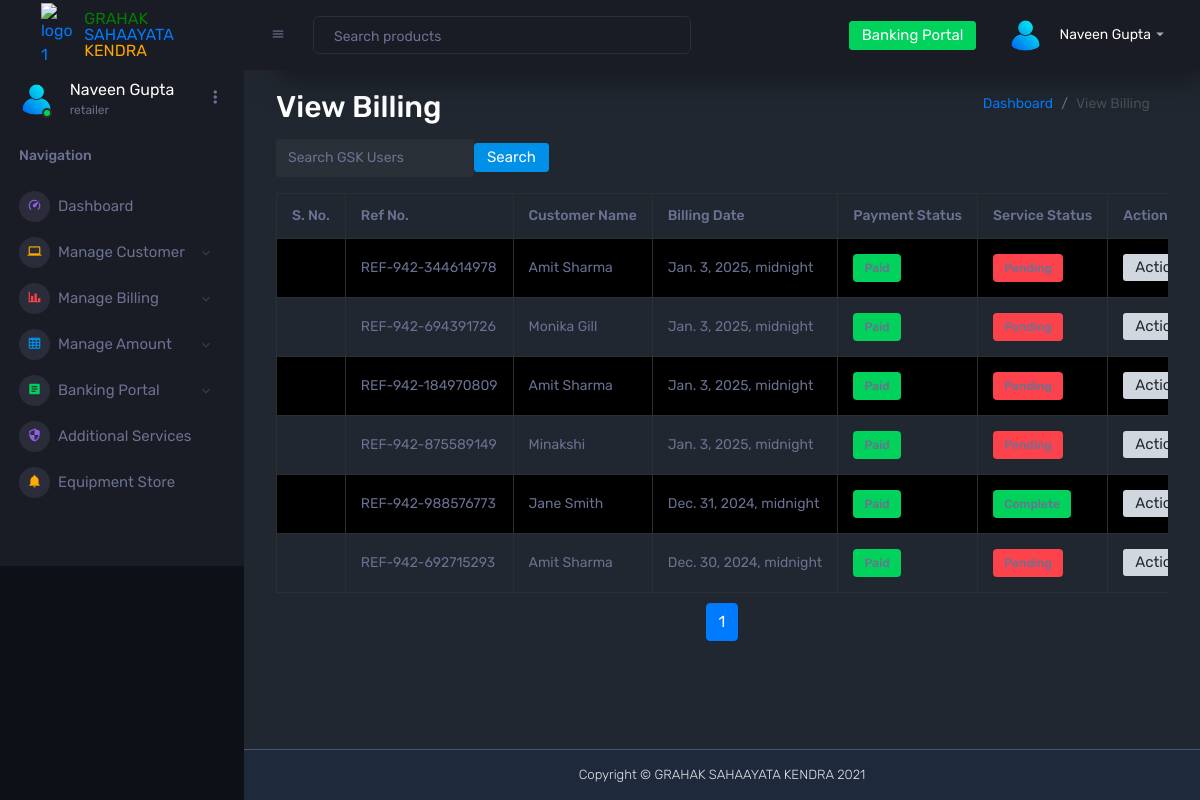
The page /dashboard/view-billing/ (signed in) on the database as committed earlier.
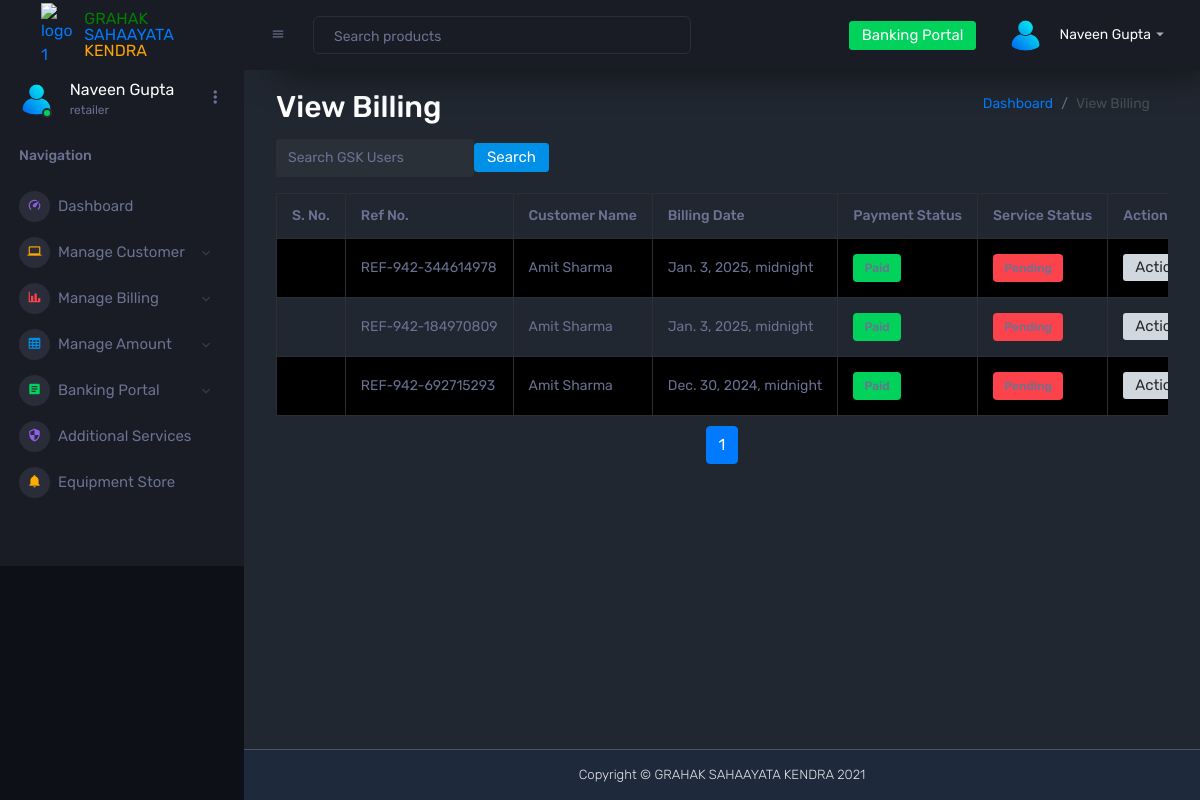
The same page on the database as committed later.
### dashboard/models.py (models this page shows, shortened)
class BillingDetails(models.Model):
    user = models.ForeignKey(User, on_delete=models.CASCADE)  # Replace `1` with the correct default user ID
    ref_no = models.CharField(max_length=255, unique=True)
    customer = models.ForeignKey(Customer, on_delete=models.CASCADE)  # Foreign Key to Customer
    service = models.ForeignKey(Service, on_delete=models.CASCADE)  # Automatically delete related records
    billing_date = models.DateTimeField(auto_now_add=True)  # Ensure this field is defined
    payment_mode = models.CharField(max_length=50, choices=[('Cash', 'Cash'), ('Online', 'Online')])
    payment_status = models.CharField(max_length=50, choices=[('Paid', 'Paid'), ('Unpaid', 'Unpaid')], default='Unpaid')
    id_proof = models.FileField(upload_to='id_proofs/', blank=True, null=True)
    address_proof = models.FileField(upload_to='address_proofs/', blank=True, null=True)
    pan_card = models.CharField(max_length=255, null=True, blank=True)
    banking = models.FileField(upload_to='banking/', null=True, blank=True)
    photo = models.FileField(upload_to='photos/', null=True, blank=True)
    others = models.FileField(upload_to='others/', null=True, blank=True)
    service_status = models.CharField(
        max_length=20,
        choices=[('Pending', 'Pending'), ('In Progress', 'In Progress'), ('Complete', 'Complete')],
        default='Pending',
    )
    service_notes = models.TextField(null=True, blank=True)

class Customer(models.Model):
    full_name = models.CharField(max_length=255, default="Unknown")
    date_of_birth = models.DateField(null=True, blank=True)  # Add Date of Birth
    address = models.TextField()
    dob = models.DateField(null=True, blank=True)
    email = models.EmailField()
    mobile = models.CharField(max_length=15, null=True, blank=True)
    state = models.CharField(max_length=100)
    city = models.CharField(max_length=100)
    gender = models.CharField(max_length=10, choices=[('Male', 'Male'), ('Female', 'Female'), ('Other', 'Other')])
    pin_code = models.CharField(max_length=6, null=True, blank=True)
    created_by = models.ForeignKey(CustomUser, on_delete=models.CASCADE, related_name="customers")

### dashboard/views/retailer_views.py (the view)
# urls.py: path('view-billing/', retailer_views.view_billing, name='view_billing'),
@role_required(['retailer'])
@login_required
def view_billing(request):
    if request.user.role != 'retailer':
        return HttpResponseForbidden("You are not authorized to view this page.")
    billing_details = BillingDetails.objects.filter(user=request.user).order_by('-billing_date')
    paginator = Paginator(billing_details, 10)
    page_number = request.GET.get('page', 1)
    page_obj = paginator.get_page(page_number)
    return render(request, 'retailer_dashboard/view_billing.html', {
        'page_obj': page_obj,
    })

### dashboard/utils.py (called while the page is built)
def role_required(allowed_roles):
    def decorator(view_func):
        @wraps(view_func)
        def wrapper(request, *args, **kwargs):
            if not request.user.is_authenticated:
                logger.info("User is not authenticated. Redirecting to login.")
                return redirect('login')
            if request.user.role not in allowed_roles:
                logger.warning(f"Unauthorized access attempt by user: {request.user.username}, Role: {request.user.role}")
                return redirect('not_authorized')
            logger.info(f"Access granted for user: {request.user.username}, Role: {request.user.role}")
            return view_func(request, *args, **kwargs)
        return wrapper
    return decorator

### dashboard/templates/retailer_dashboard/view_billing.html (shortened to what this page needs)
{% extends 'base.html' %}
{% block content %}
<div class="container mt-10">
    <div class="cards">
        <div class="d-flex justify-content-between align-items-center">
            <h2 class="card-titles mb-2">View Billing</h2>
            <nav aria-label="breadcrumb">
                <ol class="breadcrumb">
                    <li class="breadcrumb-item"><a href="{% url 'retailer_dashboard' %}">Dashboard</a></li>
                    <li class="breadcrumb-item active" aria-current="page">View Billing</li>
                </ol>
            </nav>
        </div>
        <form method="get" class="form-inline mb-3">
            <input type="text" name="search" value="{{ search_query }}" class="form-control" placeholder="Search GSK Users">
            <button type="submit" class="btn btn-primary">Search</button>
        </form>
        <div class="table-responsive">
            <table class="table table-striped table-bordered">
                <thead>
                    <tr>
                        <th>S. No.</th>
                        <th>Ref No.</th>
                        <th>Customer Name</th>
                        <th>Billing Date</th>
                        <th>Payment Status</th>
                        <th>Service Status</th>
                        <th>Action</th>
                    </tr>
                </thead>
                <tbody>
                    {% for billing in page_obj %}
                    <tr>
                        <td>{{ start_index|add:forloop.counter0 }}</td>
                        <td>{{ billing.ref_no }}</td>
                        <td>{{ billing.customer.full_name }}</td>
                        <td>{{ billing.billing_date }}</td>
                        <td>
                            <span class="badge bg-success">{{ billing.payment_status }}</span>
                        </td>
                        <td>
                            <span class="badge
                                {% if billing.service_status == 'Complete' %}
                                    bg-success
                                {% elif billing.service_status == 'In Progress' %}
                                    bg-warning
                                {% else %}
                                    bg-danger
                                {% endif %}">{{ billing.service_status }}
                            </span>
                        </td>
                        <td>
                            <div class="dropdown">
                                <button class="btn btn-secondary dropdown-toggle" type="button" id="actionDropdown" data-bs-toggle="dropdown" aria-expanded="false">
                                    Action
                                </button>
                            </div>
                        </td>
                    </tr>
                    {% empty %}
                    <tr>
                        <td colspan="7" class="text-center">No Billing Records Found</td>
                    </tr>
                    {% endfor %}
                </tbody>
            </table>
        </div>
<nav aria-label="Page navigation">
    <ul class="pagination justify-content-center">
        {% for num in page_obj.paginator.page_range %}
            {% if num == page_obj.number %}
            <li class="page-item active">
                <a class="page-link" href="?page={{ num }}">{{ num }}</a>
            </li>
            {% elif num >= page_obj.number|add:'-3' and num <= page_obj.number|add:'3' %}
            <li class="page-item">
                <a class="page-link" href="?page={{ num }}">{{ num }}</a>
            </li>
            {% endif %}
        {% endfor %}
    </ul>
</nav>
    </div>
</div>
{% endblock %}

Rows that differ between the two databases and show on the page:
removed BillingDetails: ref_no "REF-942-694391726", customer.full_name "Monika Gill", billing_date "Jan. 3, 2025, midnight"
removed BillingDetails: ref_no "REF-942-875589149", customer.full_name "Minakshi", billing_date "Jan. 3, 2025, midnight"
removed BillingDetails: ref_no "REF-942-988576773", customer.full_name "Jane Smith", billing_date "Dec. 31, 2024, midnight", service_status "Complete" (drawn)
